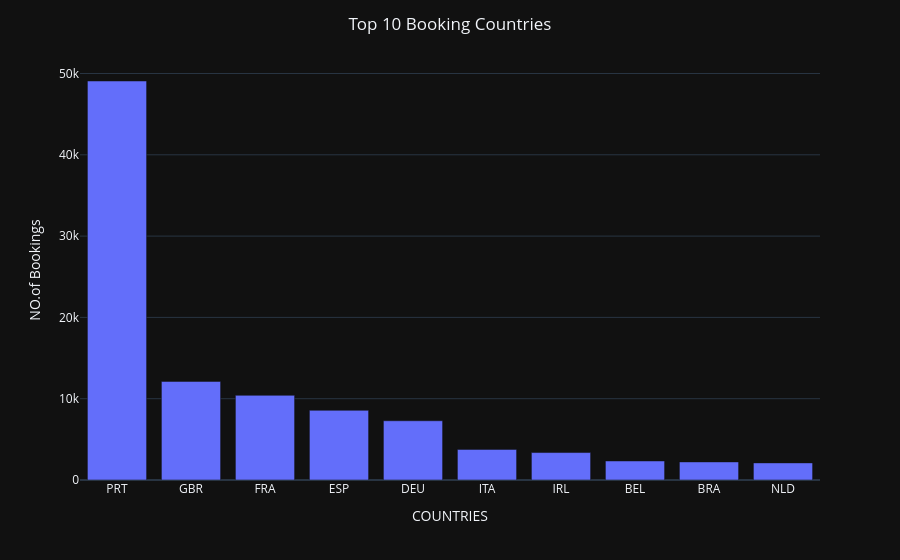

Write notebook code for a chart like this one.
### Code cell
fig = px.bar(country_sum,
             x = 'country',
             y = 'count'
             )


fig.update_layout(
    title = 'Top 10 Booking Countries',
    title_x= 0.5,
    xaxis_title = 'COUNTRIES',
    yaxis_title = 'NO.of Bookings'
)

fig.update_layout(
    template='plotly_dark'
)


fig.show()

### Figure 1 — Plotly figure (JSON) as saved in the notebook; plotly's stock layout.template omitted (floating-point values rounded to 4 significant figures)
{"data": [{"hovertemplate": "country=%{x}<br>count=%{y}<extra></extra>", "legendgroup": "", "marker": {"color": "#636efa", "pattern": {"shape": ""}}, "name": "", "orientation": "v", "showlegend": false, "textposition": "auto", "type": "bar", "x": ["PRT", "GBR", "FRA", "ESP", "DEU", "ITA", "IRL", "BEL", "BRA", "NLD"], "xaxis": "x", "y": [49078, 12128, 10415, 8568, 7287, 3766, 3375, 2342, 2224, 2104], "yaxis": "y"}], "layout": {"barmode": "relative", "legend": {"tracegroupgap": 0}, "margin": {"t": 60}, "title": {"text": "Top 10 Booking Countries", "x": 0.5}, "xaxis": {"anchor": "y", "domain": [0, 1], "title": {"text": "COUNTRIES"}}, "yaxis": {"anchor": "x", "domain": [0, 1], "title": {"text": "NO.of Bookings"}}}}
